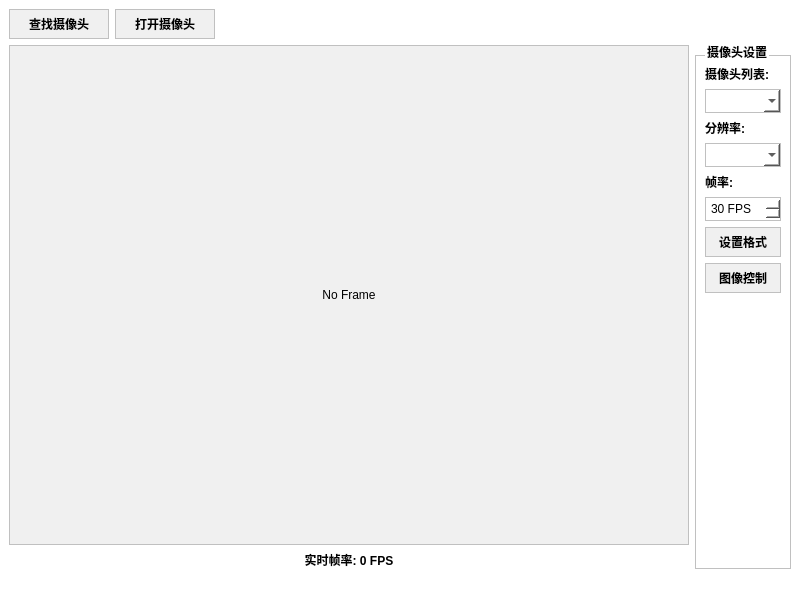
<?xml version="1.0" encoding="UTF-8"?>
<ui version="4.0">
 <class>test_qt</class>
 <widget class="QMainWindow" name="test_qt">
  <property name="geometry">
   <rect>
    <x>0</x>
    <y>0</y>
    <width>800</width>
    <height>600</height>
   </rect>
  </property>
  <property name="windowTitle">
   <string>摄像头测试</string>
  </property>
  <property name="styleSheet">
   <string notr="true">background-color: white;</string>
  </property>
  <widget class="QWidget" name="centralwidget">
   <layout class="QVBoxLayout" name="verticalLayout">
    <item>
     <layout class="QHBoxLayout" name="horizontalLayout">
      <item>
       <widget class="QPushButton" name="btnDetectCameras">
        <property name="minimumSize">
         <size>
          <width>100</width>
          <height>30</height>
         </size>
        </property>
        <property name="styleSheet">
         <string notr="true">background-color: #F0F0F0;
border: 1px solid #C0C0C0;
padding: 5px;
font-weight: bold;
color: #000000;</string>
        </property>
        <property name="text">
         <string>查找摄像头</string>
        </property>
       </widget>
      </item>
      <item>
       <widget class="QPushButton" name="btnOpenCamera">
        <property name="minimumSize">
         <size>
          <width>100</width>
          <height>30</height>
         </size>
        </property>
        <property name="styleSheet">
         <string notr="true">background-color: #F0F0F0;
border: 1px solid #C0C0C0;
padding: 5px;
font-weight: bold;
color: #000000;</string>
        </property>
        <property name="text">
         <string>打开摄像头</string>
        </property>
       </widget>
      </item>
      <item>
       <spacer name="horizontalSpacer">
        <property name="orientation">
         <enum>Qt::Horizontal</enum>
        </property>
        <property name="sizeHint" stdset="0">
         <size>
          <width>40</width>
          <height>20</height>
         </size>
        </property>
       </spacer>
      </item>
     </layout>
    </item>
    <item>
     <layout class="QHBoxLayout" name="horizontalLayout_2">
      <item>
       <layout class="QVBoxLayout" name="verticalLayout_3">
        <item>
         <widget class="QLabel" name="labelPreview">
          <property name="sizePolicy">
           <sizepolicy hsizetype="Expanding" vsizetype="Expanding">
            <horstretch>0</horstretch>
            <verstretch>0</verstretch>
           </sizepolicy>
          </property>
          <property name="minimumSize">
           <size>
            <width>640</width>
            <height>480</height>
           </size>
          </property>
          <property name="styleSheet">
           <string notr="true">background-color: #F0F0F0;
border: 1px solid #C0C0C0;</string>
          </property>
          <property name="text">
           <string>No Frame</string>
          </property>
          <property name="alignment">
           <set>Qt::AlignCenter</set>
          </property>
         </widget>
        </item>
        <item>
         <widget class="QLabel" name="labelFPS">
          <property name="styleSheet">
           <string notr="true">color: #000000;
font-weight: bold;</string>
          </property>
          <property name="text">
           <string>实时帧率: 0 FPS</string>
          </property>
          <property name="alignment">
           <set>Qt::AlignCenter</set>
          </property>
         </widget>
        </item>
       </layout>
      </item>
      <item>
       <layout class="QVBoxLayout" name="verticalLayout_2">
        <item>
         <widget class="QGroupBox" name="groupBox">
          <property name="styleSheet">
           <string notr="true">QGroupBox {
    border: 1px solid #C0C0C0;
    margin-top: 10px;
    font-weight: bold;
    color: #000000;
}
QGroupBox::title {
    subcontrol-origin: margin;
    left: 10px;
}</string>
          </property>
          <property name="title">
           <string>摄像头设置</string>
          </property>
          <layout class="QVBoxLayout" name="verticalLayout_4">
           <item>
            <widget class="QLabel" name="label">
             <property name="styleSheet">
              <string notr="true">color: #000000;
font-weight: bold;</string>
             </property>
             <property name="text">
              <string>摄像头列表:</string>
             </property>
            </widget>
           </item>
           <item>
            <widget class="QComboBox" name="comboCamera">
             <property name="styleSheet">
              <string notr="true">border: 1px solid #C0C0C0;
padding: 3px;
color: #000000;</string>
             </property>
            </widget>
           </item>
           <item>
            <widget class="QLabel" name="label_2">
             <property name="styleSheet">
              <string notr="true">color: #000000;
font-weight: bold;</string>
             </property>
             <property name="text">
              <string>分辨率:</string>
             </property>
            </widget>
           </item>
           <item>
            <widget class="QComboBox" name="comboResolution">
             <property name="styleSheet">
              <string notr="true">border: 1px solid #C0C0C0;
padding: 3px;
color: #000000;</string>
             </property>
            </widget>
           </item>
           <item>
            <widget class="QLabel" name="label_3">
             <property name="styleSheet">
              <string notr="true">color: #000000;
font-weight: bold;</string>
             </property>
             <property name="text">
              <string>帧率:</string>
             </property>
            </widget>
           </item>
           <item>
            <widget class="QSpinBox" name="spinFrameRate">
             <property name="styleSheet">
              <string notr="true">border: 1px solid #C0C0C0;
padding: 3px;
color: #000000;</string>
             </property>
             <property name="suffix">
              <string> FPS</string>
             </property>
             <property name="minimum">
              <number>1</number>
             </property>
             <property name="maximum">
              <number>200</number>
             </property>
             <property name="value">
              <number>30</number>
             </property>
            </widget>
           </item>
           <item>
            <widget class="QPushButton" name="btnSetFormat">
             <property name="styleSheet">
              <string notr="true">background-color: #F0F0F0;
border: 1px solid #C0C0C0;
padding: 5px;
font-weight: bold;
color: #000000;</string>
             </property>
             <property name="text">
              <string>设置格式</string>
             </property>
            </widget>
           </item>
           <item>
            <widget class="QPushButton" name="btnCameraControl">
             <property name="styleSheet">
              <string notr="true">background-color: #F0F0F0;
border: 1px solid #C0C0C0;
padding: 5px;
font-weight: bold;
color: #000000;</string>
             </property>
             <property name="text">
              <string>图像控制</string>
             </property>
            </widget>
           </item>
           <item>
            <spacer name="verticalSpacer">
             <property name="orientation">
              <enum>Qt::Vertical</enum>
             </property>
             <property name="sizeHint" stdset="0">
              <size>
               <width>20</width>
               <height>40</height>
              </size>
             </property>
            </spacer>
           </item>
          </layout>
         </widget>
        </item>
       </layout>
      </item>
     </layout>
    </item>
   </layout>
  </widget>
  <widget class="QMenuBar" name="menubar">
   <property name="geometry">
    <rect>
     <x>0</x>
     <y>0</y>
     <width>800</width>
     <height>22</height>
    </rect>
   </property>
  </widget>
  <widget class="QStatusBar" name="statusbar"/>
 </widget>
 <resources/>
 <connections/>
</ui>
